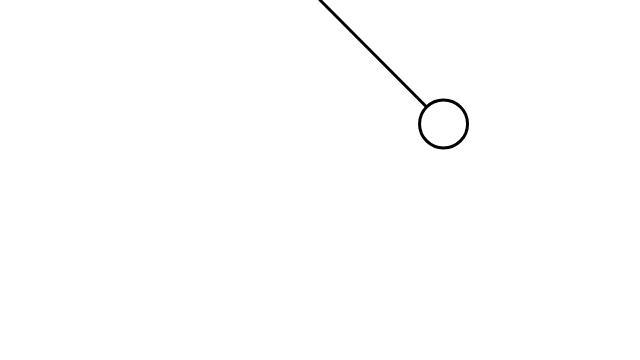
Frame 1 (no input)
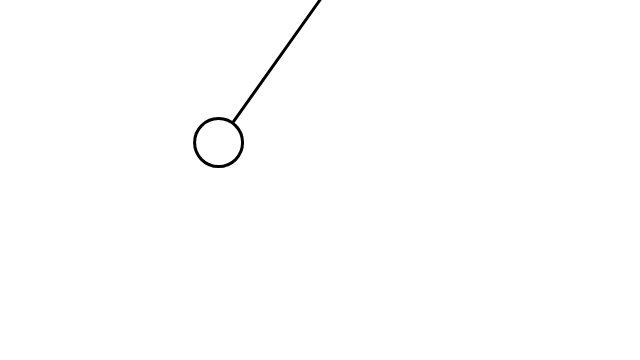
Frame 60 (no input)
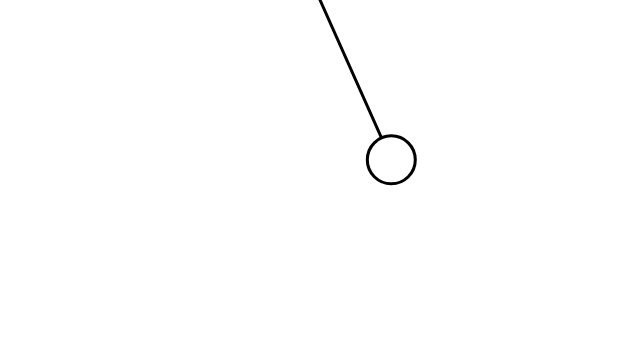
Frame 120 (the mouse pressed at the canvas centre since frame 60)

The p5.js sketch that drew these frames (run headless with seeded random() and noise() and a simulated clock; from frame 60 on, the mouse is pressed at the canvas centre):

// p5.js sketch
// ── sketch.js
var p;

function setup() {
  createCanvas(640, 360);

  p = new Pendulum(createVector(width/2, 0), 175);
}

function draw() {
  background(255);
  p.go();
}
// ── pendulum.js
function Pendulum(origin, r) {

    this.origin = origin.copy();
    this.position = createVector();
    this.r = r;
    this.angle = PI / 4;

    this.aVelocity = 0.0;
    this.aAcceleration = 0.0;
    this.damping = 0.995;
    this.ballr = 48.0;

    this.go = function() {
        this.update();
        this.display();
    };

    this.update = function() {
        var gravity = 0.4;
        this.aAcceleration = (-1 * gravity / this.r) * sin(this.angle);
        this.aVelocity += this.aAcceleration;
        this.aVelocity *= this.damping;
        this.angle += this.aVelocity;
    }

    this.display = function() {
        this.position.set(this.r * sin(this.angle), this.r * cos(this.angle), 0);
        this.position.add(this.origin);

        stroke(0);
        strokeWeight(3);

        line(this.origin.x, this.origin.y, this.position.x, this.position.y);
        ellipseMode(CENTER);
        fill(255);

        ellipse(this.position.x, this.position.y, this.ballr, this.ballr);
    }
}
